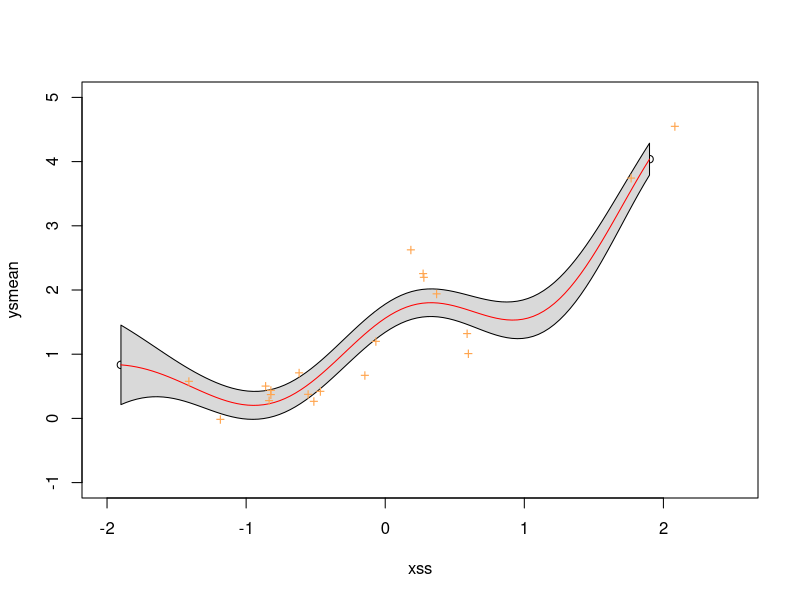

Recreate this plot in R.
# algorithm 2.1 in Rasmussen
# input: X, y, k, s2, xs

# read rawdata generated by gpml-matlab-v3.6-2015-07-07/doc/index.html
data <- read.csv("gprdata.csv", header = TRUE, sep = ",")
X <- data$x
y <- data$y
n <- 20

# fit a simple gpr with default cov function and hyper parameters
# hyper for cov
l <- 1
sigmaf <- 1
# hyper for likli
s2 <- 0.1^2
# test data
xss <- seq(from = -1.9, to = 1.9, length.out = 101)

# cov functions square exponential
SE <- function(xi, xj, l) sigmaf ^ 2 * exp(-0.5 * (xi - xj) ^ 2 / l ^ 2)
cov <- function(X, Y) outer(X, Y, SE, l)

# line 2 in algorithm 2.1
# in R, chol calcs a higher triangular instead of a lower in the book
L <- t(chol(cov(X, X) + s2 * diag(n)))
# line 3 in algorithm 2.1
alpha <- solve(t(L), solve(L, y))

# line 4 to 6 in algorithm 2.1, repeat for each xs
fsmean <- numeric(0)
fsv <- numeric(0)
for (xs in xss) {
  fsmean <- c(fsmean, crossprod(cov(X, xs), alpha))
  v <- solve(L, cov(X, xs))
  fsv <- c(fsv, cov(xs, xs) - crossprod(v))
}

# line 7, compute negativce log margical likelihood
logmarg <- -0.5 * crossprod(y, alpha) - sum(log(diag(L)))- n / 2 * log(2 * pi)

# output
ysmean <- fsmean
ysv <- fsv + s2
logmarg

# plotting
predlb <- ysmean - 2 * sqrt(ysv)
predub <- ysmean + 2 * sqrt(ysv)

# a plot that resembles one produced by gpml package
windows()
plot(xss, ysmean, xlim = c(-2, 2.5), ylim = c(-1, 5))
polygon(c(xss, rev(xss)), c(predub, rev(predlb)), col = "gray85")
lines(xss, ysmean, col = "red")
points(X, y, pch = "+", col = "tan1")